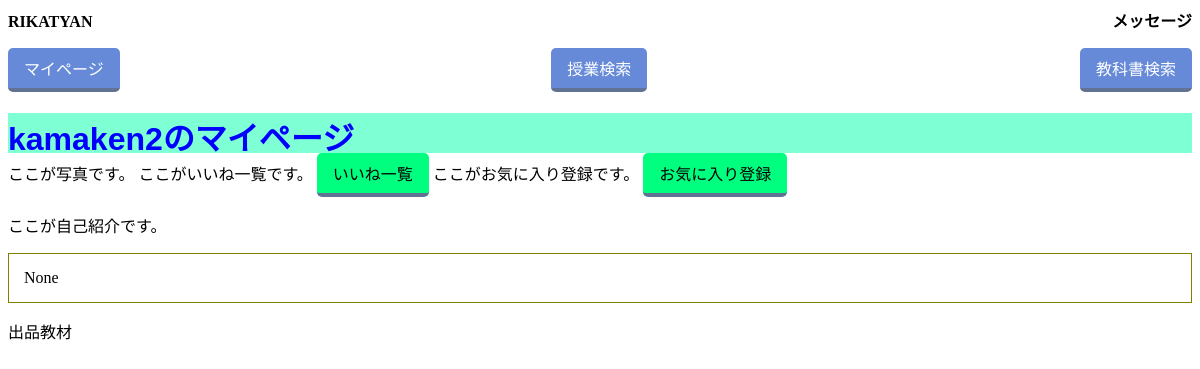
Before: /mypage/10/ with the older database file.
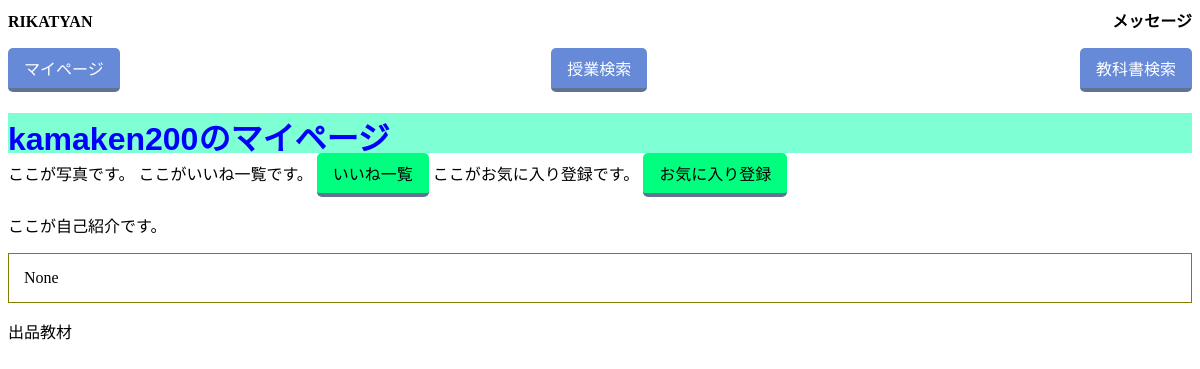
After: the same page with the newer database file.
### users/models.py (models this page shows, shortened)
class Users(AbstractBaseUser, PermissionsMixin):
    user_id = models.IntegerField(primary_key=True)
    username = models.CharField(verbose_name='username', max_length=10, unique=True, validators=[
                                MinLengthValidator(5,), RegexValidator(r'^[a-zA-Z0-9]*$',)])
    student_number = models.CharField(verbose_name='学籍番号', unique=True, max_length=7, validators=[
                                      MinLengthValidator(7,), RegexValidator(r'^[A-Z0-9]*$',)])
    email = models.EmailField(verbose_name='Email', max_length=50)
    image = models.ImageField(
        verbose_name='プロフィール画像', upload_to="src/users/static/users/image/", blank=True, null=True)
    user_comment = models.TextField(
        verbose_name='自己紹介', max_length=300, blank=True, null=True)  # 文字数？
    is_staff = models.BooleanField(default=False)
    is_admin = models.BooleanField(default=False)
    objects = MyUserManager()
    USERNAME_FIELD = 'username'
    REQUIRED_FIELDS = ['student_number']

### mypage/views.py (the view)
# urls.py: path('<int:pk>/', views.MypageView.as_view(), name='mypage'),
class MypageView(generic.DetailView):
    model = Users
    template_name = 'mypage/mypage.html'
    def get_context_data(self, **kwargs):
        context = super(MypageView, self).get_context_data(**kwargs)
        context.update({
            'texts_list': Texts.objects.all(),
        })
        return context

### mypage/templates/mypage/mypage.html (shortened to what this page needs)
{% load static %}
<!DOCTYPE html>
    <head>
        <link href="{% static 'css/mypage.css' %}" rel="stylesheet">
    </head>
    <body>
        <div class="titlebar">
            <p class="RIKATYAN">RIKATYAN</p>
            <p class="message">メッセージ</p>
        </div>
        <div class="url">
            <p class="mypage"> <a href={% url 'mypage:mypage' user.user_id %} class="button">マイページ</a></p>
            <p class="c_search"><a href = "/search" class="button">授業検索</a></p>
            <p class="t_search"><a href = "/search" class="button">教科書検索</a></p>
        </div>
        <div class="top">
            <h1>{{users.username}}のマイページ</h1>
        </div>
        <div>
            ここが写真です。
            ここがいいね一覧です。
            <a href="{% url 'like:like' user.user_id %}" class="button1">いいね一覧</a>
            ここがお気に入り登録です。
            <a href="{% url 'like:likely' user.user_id %}" class="button1">お気に入り登録</a>
            <p>ここが自己紹介です。</p>
            <div style="border: #808000 solid 1px; font-size: 100%; padding: 15px;">{{users.user_comment}}</div>
            <p>出品教材</p>
        </div>
    </body>
</html>

### mypage/static/css/mypage.css (style rules this page uses)
.top { width: 100%; height: 40px; color: blue; background: aquamarine; font-family: 'Lucida Sans', 'Lucida Sans Regular', 'Lucida Grande', 'Lucida Sans Unicode', Geneva, Verdana, sans-serif; }
.RIKATYAN { display: table-cell; text-align: left; }
.message { display: table-cell; text-align: right; }
.titlebar { display: table; width: 100%; color:black; font-weight:bold; }
.mypage { display: table-cell; text-align: left; }
.c_search { display: table-cell; text-align: center; }
.t_search { display: table-cell; text-align: right; }
.button, .button1, .button2 { display: inline-block; padding: 0.5em 1em; text-decoration: none; background: #668ad8; color: #FFF; border-bottom: solid 4px #627295; border-radius: 3px; border-radius: 5px; }
.button1 { background: springgreen; color: black; }
.url { display: table; width: 100%; color:black; }

Changed rows visible on the page:
changed Users "None": username "kamaken2" → "kamaken200"
